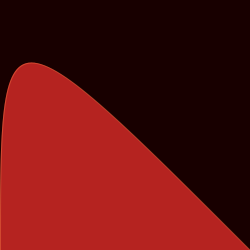
Frame 1 (no input)
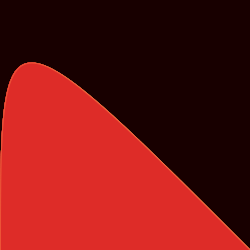
Frame 60 (the mouse pressed at the canvas centre just before this capture)
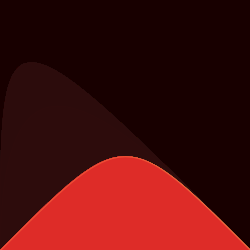
Frame 120 (the mouse held since frame 60 and released just before this capture)

The Processing sketch that drew these frames (run headless with seeded random() and noise(); from frame 60 on, the mouse is pressed at the canvas centre):

// Processing sketch: processing_18606
// ── processing_18606.pde

//variables
float x=200;

//background
void setup()
{
  size(250, 250);
  background(24, 0, 0);
  smooth();
  noStroke();
}

//interactive bezier control
void draw()
{
  fill(24, 0, 0, 10);
  noStroke();
  rect(0, 0, width, height);
  fill(224, 45, 41, x);
  stroke(255, 130, 72, 100);
  bezier(0, 250, pmouseX, pmouseY, mouseX, mouseY, 250, 250);
}

//interactive colour decrease
void mouseReleased()
{
  x-=50;
}

//reset canvas activity
void keyPressed()
{
  x=200;
  background(38, 0, 0);
}
